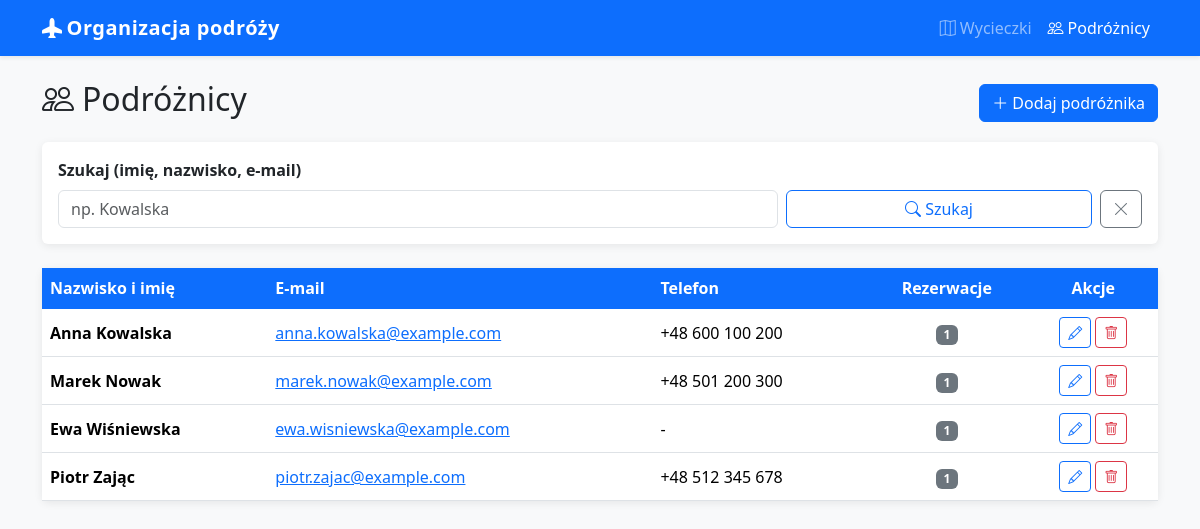
/travelers/, run on the app's committed database.
### travels/models.py (models this page shows)
class Traveler(models.Model):
    first_name = models.CharField('imię', max_length=100)
    last_name = models.CharField('nazwisko', max_length=100)
    email = models.EmailField('e-mail', unique=True)
    phone = models.CharField(
        'telefon',
        max_length=20,
        blank=True,
        validators=[RegexValidator(
            r'^\+?[\d\s\-]{7,20}$',
            'Podaj poprawny numer telefonu (cyfry, spacje, myślniki, opcjonalnie +).'
        )],
    )
    class Meta:
        ordering = ['last_name', 'first_name']
        verbose_name = 'podróżnik'
        verbose_name_plural = 'podróżnicy'
    def __str__(self):
        return f'{self.first_name} {self.last_name}'

### travels/views.py (the view)
# urls.py: path('travelers/', views.traveler_list, name='traveler_list'),
def traveler_list(request):
    travelers = Traveler.objects.all()
    query = request.GET.get('q', '').strip()
    if query:
        travelers = travelers.filter(
            Q(first_name__icontains=query) |
            Q(last_name__icontains=query) |
            Q(email__icontains=query)
        )
    return render(request, 'travels/traveler_list.html', {
        'travelers': travelers,
        'query': query,
    })

### travels/templates/travels/traveler_list.html (shortened to what this page needs)
{% extends "travels/base.html" %}
{% block nav_travelers %}active{% endblock %}
{% block content %}
<div class="d-flex justify-content-between align-items-center mb-3">
  <h2><i class="bi bi-people me-2"></i>Podróżnicy</h2>
  <a href="{% url 'traveler_create' %}" class="btn btn-primary">
    <i class="bi bi-plus-lg me-1"></i>Dodaj podróżnika
  </a>
</div>
<div class="card mb-4">
  <div class="card-body">
    <form method="get" class="row g-2 align-items-end">
      <div class="col-md-8">
        <label class="form-label fw-semibold">Szukaj (imię, nazwisko, e-mail)</label>
        <input type="text" name="q" value="{{ query }}" class="form-control" placeholder="np. Kowalska">
      </div>
      <div class="col-md-4 d-flex gap-2">
        <button type="submit" class="btn btn-outline-primary w-100">
          <i class="bi bi-search"></i> Szukaj
        </button>
        <a href="{% url 'traveler_list' %}" class="btn btn-outline-secondary">
          <i class="bi bi-x-lg"></i>
        </a>
      </div>
    </form>
  </div>
</div>
{% if travelers %}
<div class="card">
  <div class="table-responsive">
    <table class="table table-hover align-middle mb-0">
      <thead>
        <tr>
          <th>Nazwisko i imię</th>
          <th>E-mail</th>
          <th>Telefon</th>
          <th class="text-center">Rezerwacje</th>
          <th class="text-center">Akcje</th>
        </tr>
      </thead>
      <tbody>
        {% for traveler in travelers %}
        <tr>
          <td class="fw-semibold">{{ traveler }}</td>
          <td><a href="mailto:{{ traveler.email }}">{{ traveler.email }}</a></td>
          <td>{{ traveler.phone|default:"-" }}</td>
          <td class="text-center">
            <span class="badge bg-secondary">{{ traveler.reservations.count }}</span>
          </td>
          <td class="text-center">
            <a href="{% url 'traveler_edit' traveler.pk %}" class="btn btn-sm btn-outline-primary" title="Edytuj">
              <i class="bi bi-pencil"></i>
            </a>
            <a href="{% url 'traveler_delete' traveler.pk %}" class="btn btn-sm btn-outline-danger" title="Usuń">
              <i class="bi bi-trash"></i>
            </a>
          </td>
        </tr>
        {% endfor %}
      </tbody>
    </table>
  </div>
</div>
{% else %}
<div class="alert alert-info">
  <i class="bi bi-info-circle me-1"></i>Nie znaleziono podróżników.
</div>
{% endif %}
{% endblock %}

### travels/templates/travels/base.html (style rules this page uses)
body { background-color: #f8f9fa; }
.card { border: none; box-shadow: 0 2px 8px rgba(0,0,0,.08); }
.table thead th { background-color: #0d6efd; color: #fff; border-color: #0d6efd; }

### data on the page
Traveler: first_name+last_name "Anna Kowalska", email "anna.kowalska@example.com", phone "+48 600 100 200", reservations.count "1"
Traveler: first_name+last_name "Marek Nowak", email "marek.nowak@example.com", phone "+48 501 200 300", reservations.count "1"
Traveler: first_name+last_name "Ewa Wiśniewska", email "ewa.wisniewska@example.com", phone "-", reservations.count "1"
Traveler: first_name+last_name "Piotr Zając", email "piotr.zajac@example.com", phone "+48 512 345 678", reservations.count "1"
